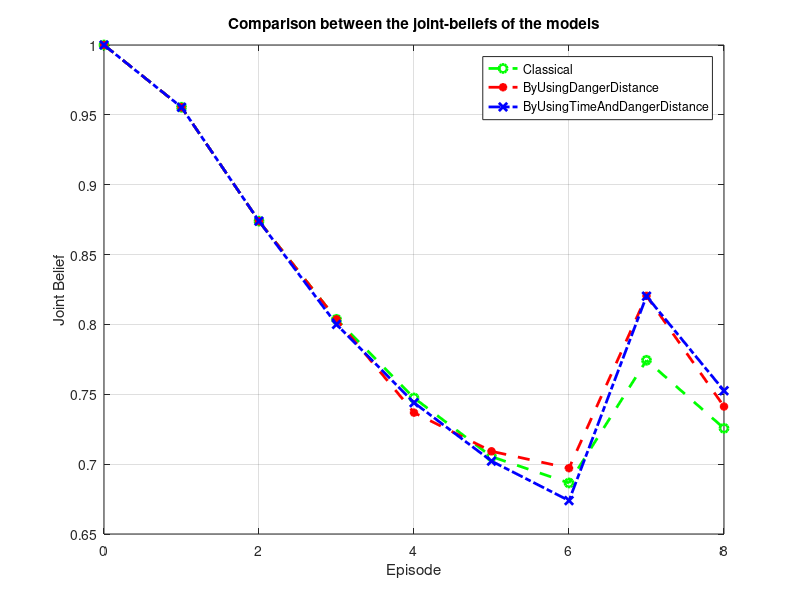
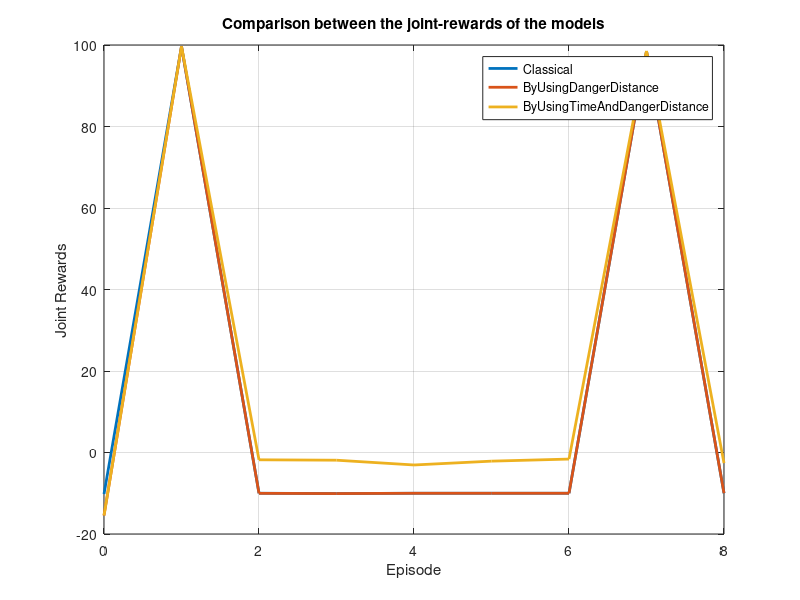
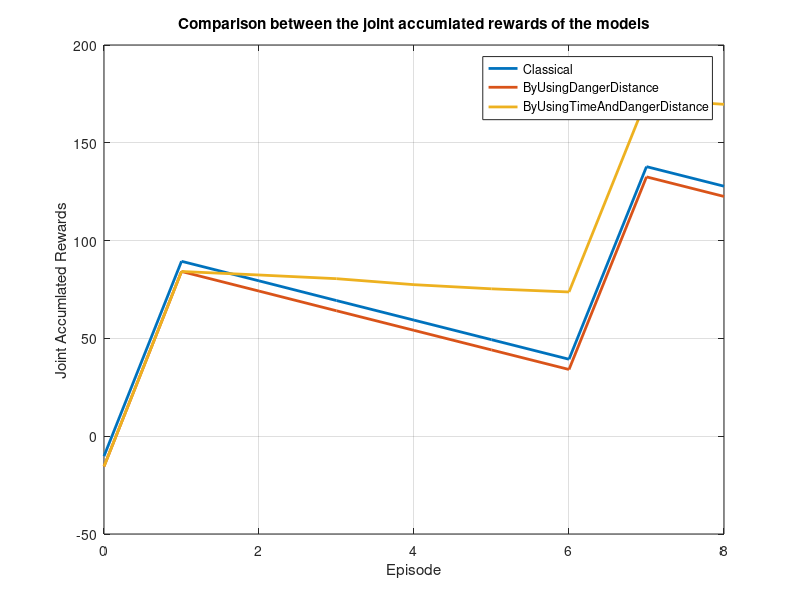
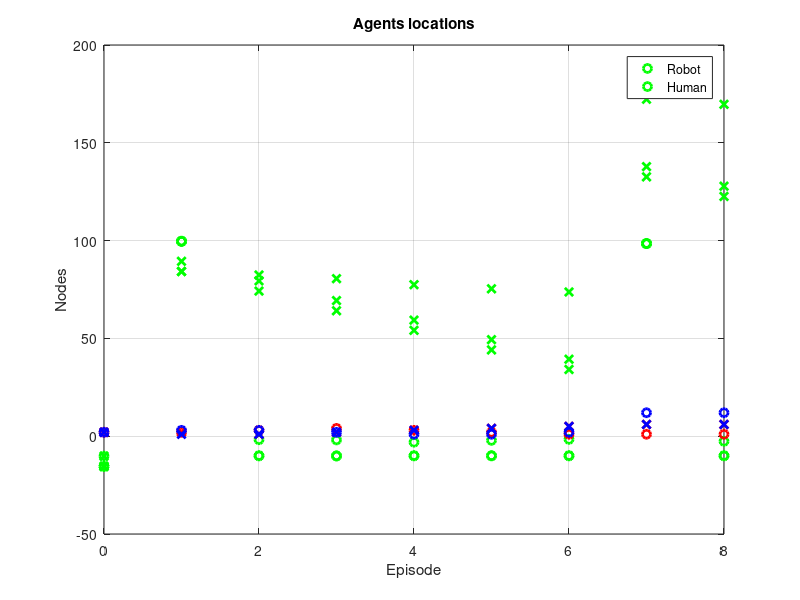

Write MATLAB code to recreate these figures, in order.
%v3_3
Episode = [0 1 2 3 4 5 6 7 8]; 
Joint_Belief1=[1 0.955433 0.873915 0.803682 0.747376 0.705382 0.686528 0.774354 0.725652];
Joint_Rewards1=[-10.1956 99.6207 -10.0005 -10.078 -10.0005 -10.0002 -10.0002 98.4628 -10.0001];
accumlativeRewards1 = [-10.1956 89.425 79.425 69.347 59.346 49.346 39.346 137.81 127.81];

%using danger v1 
Joint_Belief2=[1 0.955433 0.873915 0.803682 0.736859 0.709205 0.697104 0.820446 0.74123];
Joint_Rewards2=[-15.4508 99.6629 -10.0171 -10.0772 -10.0028 -10.0021 -10.0007 98.463 -10.0003];
accumlativeRewards2= [-15.4508 84.212 74.195 64.118 54.115 44.113 34.112 132.58 122.57];

%using time and danger (with no priority of objectives) FASTparameters_v1 
Joint_Belief3=[1 0.955433 0.873915 0.800016 0.744006 0.702186 0.673901 0.820215 0.752565];
Joint_Rewards3=[-15.4508 99.6629 -1.79078 -1.88905 -3.06117 -2.12133 -1.61236 98.5476 -2.61171];
accumlativeRewards3 = [-15.4508 84.212 82.421 80.532 77.471 75.350 73.737 172.29 169.67];

figure 
h= plot(Episode,Joint_Belief1, '--go',Episode,Joint_Belief2,'--r*',Episode,Joint_Belief3,'-.xb');
set (h, 'LineWidth', 2);
%plot(JointRewards1,':');
legend('Classical','ByUsingDangerDistance','ByUsingTimeAndDangerDistance');
grid on
title('Comparison between the joint-beliefs of the models')
xlabel('Episode');
ylabel('Joint Belief');
%----------------plot the rewards----------------

figure 
x= [0 1 2 3 4 5 6 7 8];
y= [-10.1956 -15.4508 -15.4508; 99.6207 99.6629 99.6629; -10.0005 -10.0171 -1.79078; -10.078 -10.0772 -1.88905; -10.0005 -10.0028 -3.06117; -10.0002 -10.0021 -2.12133; -10.0002 -10.0007 -1.61236;98.4628 98.463 98.5476; -10.0001 -10.0003  -2.61171];

c=plot(x,y);
set(c,'LineWidth',2);
legend('Classical','ByUsingDangerDistance','ByUsingTimeAndDangerDistance');
grid on
title('Comparison between the joint-rewards of the models')
xlabel('Episode');
ylabel('Joint Rewards');

%----------------plot the accumlative rewards --------

figure 
x1= [0 1 2 3 4 5 6 7 8];
y1= [-10.1956 -15.4508 -15.4508; 89.425 84.212 84.212; 79.425 74.195 82.421; 69.347 64.118 80.532; 59.346 54.115 77.471; 49.346 44.113 75.350; 39.346 34.112 73.737; 137.81 132.58 172.29; 127.81 122.57 169.67];

c1=plot(x1,y1);
set(c1,'LineWidth',2);
legend('Classical','ByUsingDangerDistance','ByUsingTimeAndDangerDistance');
grid on
title('Comparison between the joint accumlated rewards of the models')
xlabel('Episode');
ylabel('Joint Accumlated Rewards');
a = [0 1 2 3 4 5 6 7 8]; 
b =[ 2 2 3 4 3 2 1 1 1];

% position of agent 2 
a1 = [0 1 2 3 4 5 6 7 8]; 
b1 = [2 2 1 2 3 4 5 6 6];
%******version using time and danger distance (FAST)**************
% position of agent 1 
k = [0 1 2 3 4 5 6 7 8]; 
l = [2 3 3 2 1 1 2 12 12];

% position of agent 2 
k1 = [0 1 2 3 4 5 6 7 8]; 
l1 = [2 1 1 2 3 4 5 6 6];

figure
p=plot(x,y,'go',x1,y1,'gx',a,b,'ro',a1,b1,'rx',k,l,'bo',k1,l1,'bx');
set(p,'LineWidth',2);

legend('Robot','Human');

grid on
title('Agents locations')
xlabel('Episode');
ylabel('Nodes');












